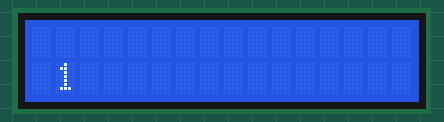
Bench run of a sketch on a simulated Arduino Uno, built with avr-gcc and run on an emulated ATmega328P. On the bench: 16×2 character LCD.

Above: at 1.2 s.
At 5.2 s:
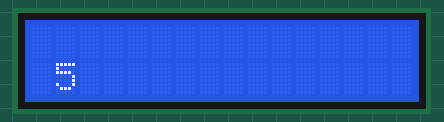
At 10.2 s:
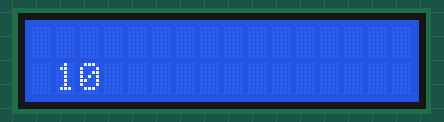
At 19.2 s:
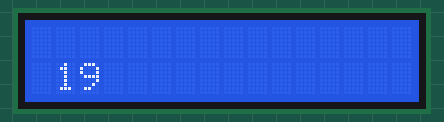
At 28.2 s:
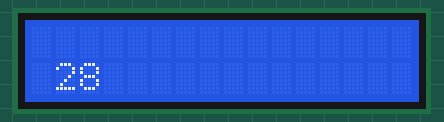
At 38.3 s:
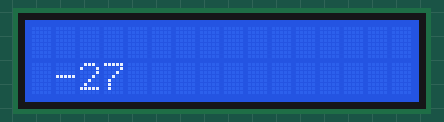

The sketch:

LCD_Backpack.ino
```cpp
# include <Wire.h>
# include <LiquidCrystal_I2C.h>
LiquidCrystal_I2C lcd(0x3F,16,2);//LCD Backpack.ino

int led = 13;

void setup() {
  // put your setup code here, to run once:
lcd.init();
lcd.backlight();
lcd.begin (16,2); // for 16 x 2 LCD module
}

void loop() {
	delay(1000);
	int time = millis();
	lcd.setCursor(1, 2);
	lcd.print(time/1000);       // wait for a second
}
```

Measured:
- what the display in image 0 shows lasts 1.0 s, from 1.1 s to 2.1 s
